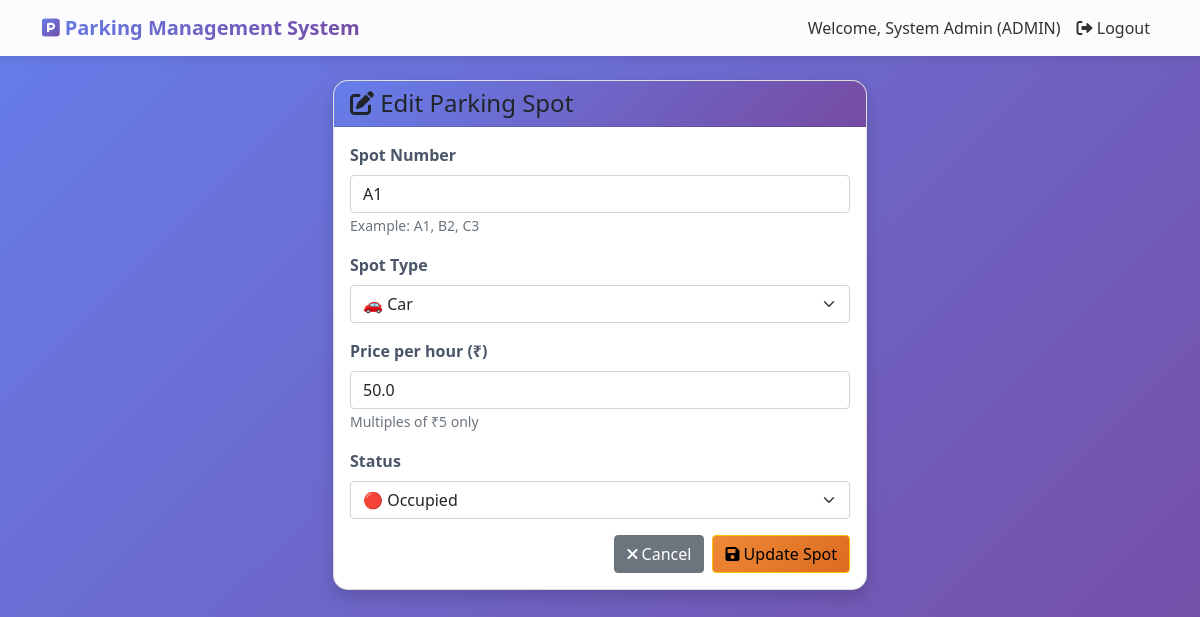
/admin/edit_spot/1 (signed in), run on an earlier commit of the app's database.
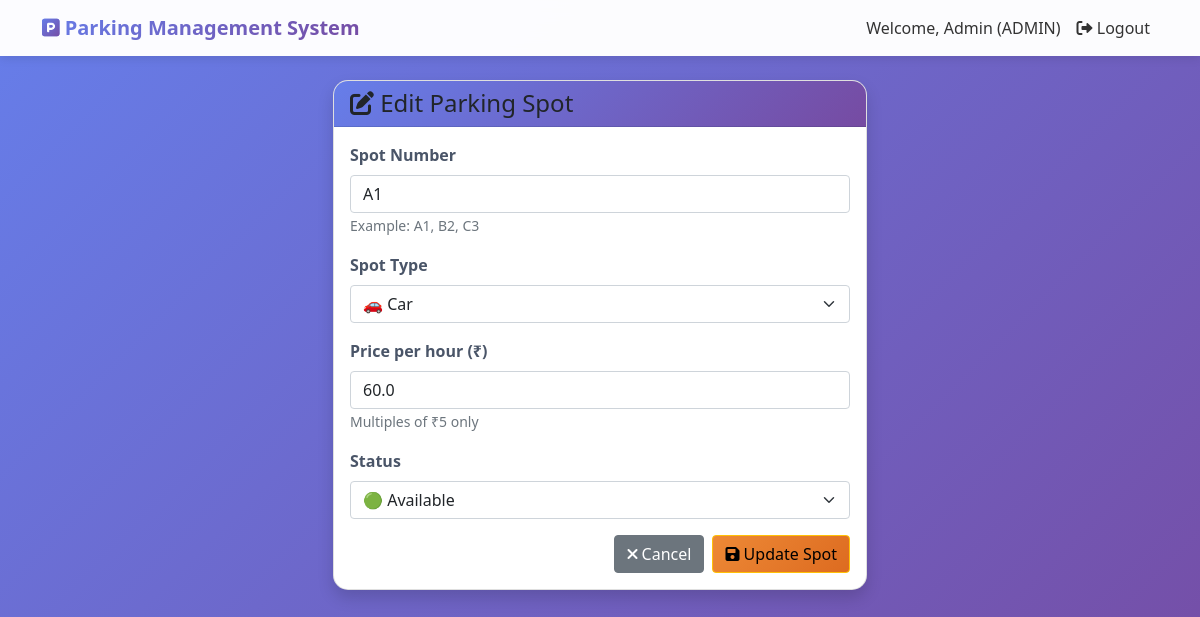
And on a later commit of the database.
### models.py (models this page shows)
class User(UserMixin, db.Model):
    id = db.Column(db.Integer, primary_key=True)
    name = db.Column(db.String(100), nullable=False)
    email = db.Column(db.String(100), unique=True, nullable=False)
    phone = db.Column(db.String(15), nullable=False)
    password = db.Column(db.String(200), nullable=False)
    vehicle_number = db.Column(db.String(20), nullable=True)
    role = db.Column(db.String(30), default='user')
    created_at = db.Column(db.DateTime, default=datetime.utcnow)
    bookings = db.relationship('Booking', backref='user', lazy=True)
    manager_application = db.relationship('ManagerApplication', backref='user', uselist=False)

class ParkingSpot(db.Model):
    id = db.Column(db.Integer, primary_key=True)
    spot_number = db.Column(db.String(10), unique=True, nullable=False)
    spot_type = db.Column(db.String(20), nullable=False)
    price_per_hour = db.Column(db.Float, nullable=False)
    status = db.Column(db.String(20), default='available')
    bookings = db.relationship('Booking', backref='parking_spot', lazy=True)

### app.py (the view, shortened to what this page needs)
@app.route('/admin/edit_spot/<int:spot_id>', methods=['GET', 'POST'])
@login_required
def edit_spot(spot_id):
    if current_user.role != 'admin':
        flash('Access denied!', 'danger')
        return redirect(url_for('user_dashboard'))
    spot = ParkingSpot.query.get_or_404(spot_id)
    return render_template('admin/edit_spot.html', spot=spot)

### app.py (called while the page is built)
@login_manager.user_loader
def load_user(user_id):
    return User.query.get(int(user_id))

@app.context_processor
def utility_processor():
    return {'now': datetime.now}

### templates/admin/edit_spot.html (shortened to what this page needs)
{% extends "base.html" %}
{% block content %}
<div class="container mt-4">
    <div class="row justify-content-center">
        <div class="col-md-6">
            <div class="card shadow">
                <div class="card-header bg-warning text-dark">
                    <h4 class="mb-0">
                        <i class="fas fa-edit"></i> Edit Parking Spot
                    </h4>
                </div>
                <div class="card-body">
                    <form method="POST">
                        <div class="mb-3">
                            <label class="form-label">Spot Number</label>
                            <input type="text"
                                   name="spot_number"
                                   class="form-control"
                                   value="{{ spot.spot_number }}"
                                   pattern="[A-Za-z0-9]+"
                                   required>
                            <small class="text-muted">Example: A1, B2, C3</small>
                        </div>
                        <div class="mb-3">
                            <label class="form-label">Spot Type</label>
                            <select name="spot_type" class="form-select">
                                <option value="car" {% if spot.spot_type == 'car' %}selected{% endif %}>🚗 Car</option>
                            </select>
                        </div>
                        <div class="mb-3">
                            <label class="form-label">Price per hour (₹)</label>
                            <input type="number"
                                   name="price_per_hour"
                                   class="form-control"
                                   value="{{ spot.price_per_hour }}"
                                   min="0"
                                   step="5"
                                   required>
                            <small class="text-muted">Multiples of ₹5 only</small>
                        </div>
                        <div class="mb-3">
                            <label class="form-label">Status</label>
                            <select name="status" class="form-select">
                                <option value="available" {% if spot.status == 'available' %}selected{% endif %}>🟢 Available</option>
                                <option value="occupied" {% if spot.status == 'occupied' %}selected{% endif %}>🔴 Occupied</option>
                            </select>
                        </div>
                        <div class="d-flex justify-content-end gap-2">
                            <a href="{{ url_for('manage_spots') }}" class="btn btn-secondary">
                                <i class="fas fa-times"></i> Cancel
                            </a>
                            <button type="submit" class="btn btn-warning">
                                <i class="fas fa-save"></i> Update Spot
                            </button>
                        </div>
                    </form>
                </div>
            </div>
        </div>
    </div>
</div>
{% endblock %}

### templates/base.html (shortened to what this page needs)
<!DOCTYPE html>
<html lang="en">
<head>
    <link rel="stylesheet" href="{{ url_for('static', filename='css/style.css') }}">
    <link rel="stylesheet" href="https://cdnjs.cloudflare.com/ajax/libs/font-awesome/6.0.0/css/all.min.css">   <link href="https://cdn.jsdelivr.net/npm/bootstrap@5.1.3/dist/css/bootstrap.min.css" rel="stylesheet">
    <link rel="stylesheet" href="https://cdnjs.cloudflare.com/ajax/libs/font-awesome/6.0.0/css/all.min.css">
</head>
<body>
    <nav class="navbar navbar-expand-lg navbar-light">
        <div class="container">
            <a class="navbar-brand" href="/">
                <i class="fas fa-parking"></i> Parking Management System
            </a>
            <div class="collapse navbar-collapse" id="navbarNav">
                <ul class="navbar-nav ms-auto">
                    {% if current_user.is_authenticated %}
                        <li class="nav-item">
                            <span class="nav-link">Welcome, {{ current_user.name }} ({{ current_user.role|upper }})</span>
                        </li>
                        <li class="nav-item">
                            <a class="nav-link" href="{{ url_for('logout') }}">
                                <i class="fas fa-sign-out-alt"></i> Logout
                            </a>
                        </li>
                    {% endif %}
                </ul>
            </div>
        </div>
    </nav>
    <div class="container mt-4">
        {% block content %}{% endblock %}
    </div>
</body>
</html>

What changed in the data, as far as the page shows it:
changed User "ADMIN": name "System Admin" → "Admin"
changed ParkingSpot "🚗 Car": price_per_hour "50.0" → "60.0"; status "🔴 Occupied" → "🟢 Available"
